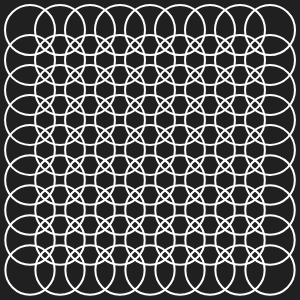
Frame 1 (no input)
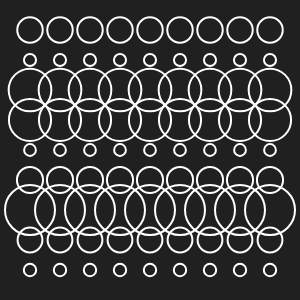
Frame 60 (no input)
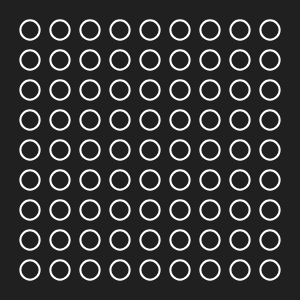
Frame 120 (the mouse pressed at the canvas centre since frame 60)

The p5.js sketch that drew these frames (run headless with seeded random() and noise() and a simulated clock; from frame 60 on, the mouse is pressed at the canvas centre):

// p5.js sketch
// ── sketch.js
/**
 * Circle Animation Remix
 * Remixed by: 
 * - changing the size of the circles based on a sine wave (sin()) to createa pulsing/wave effect.
 * - added 3 different variations of the animation that changes every few seconds. 
 * - changed the colours and strokes a little.
 */

//spacing between the circles
let spacing = 30;

//frames per second
let fps = 24;

//tracks how many frames have ellapsed. this is used to change between animations. 
let framesEllapsed = 0;
//the incrementer to determine how many sseconds each animation runs for.
let frameBreakIncrement = 4;

function setup() {
  createCanvas(300, 300);
  // Set the frame rate
  frameRate(fps);
  stroke(255)
  strokeWeight(2);
  noFill();
}

function draw() {

  background(32);
  //each call of the draw function increments the framesEllapsed counter by 1.
  framesEllapsed += 1

  //two loops to draw a grid of circles. spacing variable value is used as the loop incrementer. 
  for (let circleY = spacing; circleY <= width - spacing; circleY += spacing) {

    for (let circleX = spacing; circleX <= height - spacing; circleX += spacing) {
      //first animation variant
      if (framesEllapsed <= fps * frameBreakIncrement) {
        //wave effect y 
        console.log("wavey")
        //this animation uses the cos function and the circleY position to create a vertical wave effect by changing the size of the circle.
        circle(circleX, circleY, spacing + cos(frameCount * 0.001 * circleY) * 20);
        //second animation variant
      } else if (framesEllapsed > fps * frameBreakIncrement && framesEllapsed < fps * (frameBreakIncrement*2)) {
        //pulsing. 
        console.log("pulsing")
        //this one uses the sine function but doesn't specify x or y, so affects all and looks like a pulsing effect. 
        circle(circleX, circleY, spacing + sin(frameCount * 0.1) * 20);
      } //third animation variant
      else {
        //wave effect x 
        console.log("wavex")
        //this one uses the sin function and the circle x position to create a horizontal wave effect by changing the size of the circle.
        circle(circleX, circleY, spacing + sin(frameCount * 0.001 * circleX) * 20);
        
      }
    }
  }

  //reset framesEllapsed after 3rd variant.
  if (framesEllapsed > fps * (frameBreakIncrement * 3)) {
    //resetting the ellapsed frames counter to 0 means the animation cycle will being again, so loops nicely. 
    framesEllapsed = 0
        console.log("frames reset" + framesEllapsed)

  }
}

/*
// this reference was a playgorund for visualising how the cos and sin functions worked. 
//reference: https://p5js.org/reference/p5/sin/
function draw() {
  // Calculate the coordinates.
  let x = 10 * cos(frameCount * 0.1) + 150;
  let y = 60 * sin(frameCount * 0.2) + 150;

  // Draw the point.
  point(x, y);
}*/
